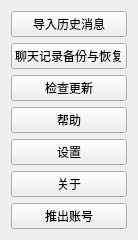
<?xml version="1.0" encoding="UTF-8"?>
<ui version="4.0">
 <class>MoreOptionPage</class>
 <widget class="QWidget" name="MoreOptionPage">
  <property name="geometry">
   <rect>
    <x>0</x>
    <y>0</y>
    <width>134</width>
    <height>222</height>
   </rect>
  </property>
  <property name="windowTitle">
   <string>MoreOptionPage</string>
  </property>
  <layout class="QVBoxLayout" name="verticalLayout">
   <item>
    <widget class="QPushButton" name="loadHistoryMsg">
     <property name="text">
      <string>导入历史消息</string>
     </property>
    </widget>
   </item>
   <item>
    <widget class="QPushButton" name="backupMsgOrRecover">
     <property name="text">
      <string>聊天记录备份与恢复</string>
     </property>
    </widget>
   </item>
   <item>
    <widget class="QPushButton" name="checkUpdate">
     <property name="text">
      <string>检查更新</string>
     </property>
    </widget>
   </item>
   <item>
    <widget class="QPushButton" name="help">
     <property name="text">
      <string>帮助</string>
     </property>
    </widget>
   </item>
   <item>
    <widget class="QPushButton" name="setting">
     <property name="text">
      <string>设置</string>
     </property>
    </widget>
   </item>
   <item>
    <widget class="QPushButton" name="about">
     <property name="text">
      <string>关于</string>
     </property>
    </widget>
   </item>
   <item>
    <widget class="QPushButton" name="loginOut">
     <property name="text">
      <string>推出账号</string>
     </property>
    </widget>
   </item>
  </layout>
 </widget>
 <resources/>
 <connections/>
</ui>
